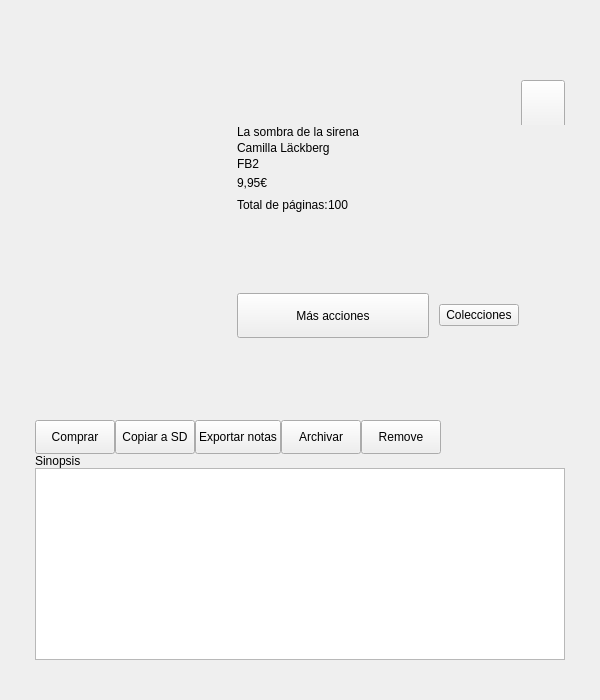
<?xml version="1.0" encoding="UTF-8"?>
<ui version="4.0">
 <class>ViewerBookSummary</class>
 <widget class="QWidget" name="ViewerBookSummary">
  <property name="geometry">
   <rect>
    <x>0</x>
    <y>0</y>
    <width>600</width>
    <height>700</height>
   </rect>
  </property>
  <property name="minimumSize">
   <size>
    <width>600</width>
    <height>700</height>
   </size>
  </property>
  <property name="maximumSize">
   <size>
    <width>600</width>
    <height>700</height>
   </size>
  </property>
  <property name="windowTitle">
   <string>Form</string>
  </property>
  <property name="styleSheet">
   <string notr="true"/>
  </property>
  <layout class="QHBoxLayout" name="horizontalLayout_3">
   <property name="spacing">
    <number>0</number>
   </property>
   <property name="margin">
    <number>0</number>
   </property>
   <item>
    <spacer name="horizontalSpacer_5">
     <property name="orientation">
      <enum>Qt::Horizontal</enum>
     </property>
     <property name="sizeHint" stdset="0">
      <size>
       <width>40</width>
       <height>20</height>
      </size>
     </property>
    </spacer>
   </item>
   <item>
    <widget class="QWidget" name="ViewerBookSummaryCont" native="true">
     <layout class="QVBoxLayout" name="ViewerBookSummaryCont5">
      <property name="spacing">
       <number>0</number>
      </property>
      <property name="margin">
       <number>0</number>
      </property>
      <item>
       <spacer name="verticalSpacer">
        <property name="orientation">
         <enum>Qt::Vertical</enum>
        </property>
        <property name="sizeHint" stdset="0">
         <size>
          <width>20</width>
          <height>40</height>
         </size>
        </property>
       </spacer>
      </item>
      <item>
       <widget class="QFrame" name="popupCont">
        <property name="minimumSize">
         <size>
          <width>530</width>
          <height>620</height>
         </size>
        </property>
        <property name="maximumSize">
         <size>
          <width>530</width>
          <height>620</height>
         </size>
        </property>
        <layout class="QVBoxLayout" name="verticalLayout">
         <property name="spacing">
          <number>0</number>
         </property>
         <property name="margin">
          <number>0</number>
         </property>
         <item>
          <widget class="QFrame" name="headerPopup">
           <property name="minimumSize">
            <size>
             <width>0</width>
             <height>45</height>
            </size>
           </property>
           <property name="maximumSize">
            <size>
             <width>16777215</width>
             <height>45</height>
            </size>
           </property>
           <property name="styleSheet">
            <string notr="true"/>
           </property>
           <layout class="QHBoxLayout" name="horizontalLayout">
            <property name="spacing">
             <number>0</number>
            </property>
            <property name="margin">
             <number>0</number>
            </property>
            <item>
             <spacer name="horizontalSpacer">
              <property name="orientation">
               <enum>Qt::Horizontal</enum>
              </property>
              <property name="sizeHint" stdset="0">
               <size>
                <width>40</width>
                <height>20</height>
               </size>
              </property>
             </spacer>
            </item>
            <item>
             <widget class="QPushButton" name="closeBtn">
              <property name="sizePolicy">
               <sizepolicy hsizetype="Minimum" vsizetype="Preferred">
                <horstretch>0</horstretch>
                <verstretch>0</verstretch>
               </sizepolicy>
              </property>
              <property name="minimumSize">
               <size>
                <width>44</width>
                <height>59</height>
               </size>
              </property>
              <property name="maximumSize">
               <size>
                <width>44</width>
                <height>59</height>
               </size>
              </property>
              <property name="text">
               <string/>
              </property>
             </widget>
            </item>
           </layout>
          </widget>
         </item>
         <item>
          <widget class="QWidget" name="bookSummaryActions" native="true">
           <property name="sizePolicy">
            <sizepolicy hsizetype="Expanding" vsizetype="Expanding">
             <horstretch>0</horstretch>
             <verstretch>0</verstretch>
            </sizepolicy>
           </property>
           <layout class="QHBoxLayout" name="horizontalLayout_2">
            <property name="spacing">
             <number>0</number>
            </property>
            <property name="margin">
             <number>0</number>
            </property>
            <item>
             <widget class="QWidget" name="coverCont" native="true">
              <layout class="QGridLayout" name="gridLayout_2">
               <property name="margin">
                <number>0</number>
               </property>
               <property name="spacing">
                <number>0</number>
               </property>
               <item row="3" column="1">
                <widget class="QLabel" name="bottomCenterLbl">
                 <property name="sizePolicy">
                  <sizepolicy hsizetype="Expanding" vsizetype="Expanding">
                   <horstretch>0</horstretch>
                   <verstretch>0</verstretch>
                  </sizepolicy>
                 </property>
                 <property name="text">
                  <string/>
                 </property>
                 <property name="indent">
                  <number>0</number>
                 </property>
                </widget>
               </item>
               <item row="5" column="0">
                <spacer name="verticalSpacer_4">
                 <property name="orientation">
                  <enum>Qt::Vertical</enum>
                 </property>
                 <property name="sizeHint" stdset="0">
                  <size>
                   <width>5</width>
                   <height>40</height>
                  </size>
                 </property>
                </spacer>
               </item>
               <item row="5" column="2">
                <spacer name="verticalSpacer_8">
                 <property name="orientation">
                  <enum>Qt::Vertical</enum>
                 </property>
                 <property name="sizeHint" stdset="0">
                  <size>
                   <width>20</width>
                   <height>40</height>
                  </size>
                 </property>
                </spacer>
               </item>
               <item row="2" column="2">
                <widget class="QLabel" name="centerRightLbl">
                 <property name="sizePolicy">
                  <sizepolicy hsizetype="Expanding" vsizetype="Expanding">
                   <horstretch>0</horstretch>
                   <verstretch>0</verstretch>
                  </sizepolicy>
                 </property>
                 <property name="minimumSize">
                  <size>
                   <width>30</width>
                   <height>175</height>
                  </size>
                 </property>
                 <property name="text">
                  <string/>
                 </property>
                 <property name="indent">
                  <number>0</number>
                 </property>
                </widget>
               </item>
               <item row="4" column="0">
                <spacer name="verticalSpacer_2">
                 <property name="orientation">
                  <enum>Qt::Vertical</enum>
                 </property>
                 <property name="sizeType">
                  <enum>QSizePolicy::Fixed</enum>
                 </property>
                 <property name="sizeHint" stdset="0">
                  <size>
                   <width>5</width>
                   <height>5</height>
                  </size>
                 </property>
                </spacer>
               </item>
               <item row="1" column="2">
                <widget class="QLabel" name="topRightLbl">
                 <property name="sizePolicy">
                  <sizepolicy hsizetype="Expanding" vsizetype="Expanding">
                   <horstretch>0</horstretch>
                   <verstretch>0</verstretch>
                  </sizepolicy>
                 </property>
                 <property name="minimumSize">
                  <size>
                   <width>30</width>
                   <height>9</height>
                  </size>
                 </property>
                 <property name="text">
                  <string/>
                 </property>
                 <property name="indent">
                  <number>0</number>
                 </property>
                </widget>
               </item>
               <item row="5" column="1">
                <spacer name="verticalSpacer_5">
                 <property name="orientation">
                  <enum>Qt::Vertical</enum>
                 </property>
                 <property name="sizeHint" stdset="0">
                  <size>
                   <width>20</width>
                   <height>40</height>
                  </size>
                 </property>
                </spacer>
               </item>
               <item row="3" column="2">
                <widget class="QLabel" name="bottomRightLbl">
                 <property name="sizePolicy">
                  <sizepolicy hsizetype="Expanding" vsizetype="Expanding">
                   <horstretch>0</horstretch>
                   <verstretch>0</verstretch>
                  </sizepolicy>
                 </property>
                 <property name="minimumSize">
                  <size>
                   <width>30</width>
                   <height>13</height>
                  </size>
                 </property>
                 <property name="styleSheet">
                  <string notr="true"/>
                 </property>
                 <property name="text">
                  <string/>
                 </property>
                 <property name="indent">
                  <number>0</number>
                 </property>
                </widget>
               </item>
               <item row="2" column="0">
                <widget class="QLabel" name="centerLeftLbl">
                 <property name="sizePolicy">
                  <sizepolicy hsizetype="Expanding" vsizetype="Expanding">
                   <horstretch>0</horstretch>
                   <verstretch>0</verstretch>
                  </sizepolicy>
                 </property>
                 <property name="minimumSize">
                  <size>
                   <width>20</width>
                   <height>210</height>
                  </size>
                 </property>
                 <property name="text">
                  <string/>
                 </property>
                 <property name="indent">
                  <number>0</number>
                 </property>
                </widget>
               </item>
               <item row="1" column="1">
                <widget class="QLabel" name="topCenterLbl">
                 <property name="sizePolicy">
                  <sizepolicy hsizetype="Expanding" vsizetype="Expanding">
                   <horstretch>0</horstretch>
                   <verstretch>0</verstretch>
                  </sizepolicy>
                 </property>
                 <property name="text">
                  <string/>
                 </property>
                 <property name="indent">
                  <number>0</number>
                 </property>
                </widget>
               </item>
               <item row="4" column="1">
                <spacer name="verticalSpacer_6">
                 <property name="orientation">
                  <enum>Qt::Vertical</enum>
                 </property>
                 <property name="sizeType">
                  <enum>QSizePolicy::Fixed</enum>
                 </property>
                 <property name="sizeHint" stdset="0">
                  <size>
                   <width>20</width>
                   <height>5</height>
                  </size>
                 </property>
                </spacer>
               </item>
               <item row="2" column="1">
                <widget class="QWidget" name="cover" native="true">
                 <widget class="QLabel" name="coverLbl">
                  <property name="geometry">
                   <rect>
                    <x>0</x>
                    <y>0</y>
                    <width>140</width>
                    <height>210</height>
                   </rect>
                  </property>
                  <property name="text">
                   <string/>
                  </property>
                  <property name="alignment">
                   <set>Qt::AlignCenter</set>
                  </property>
                 </widget>
                 <widget class="QLabel" name="authorLbl">
                  <property name="geometry">
                   <rect>
                    <x>0</x>
                    <y>0</y>
                    <width>115</width>
                    <height>145</height>
                   </rect>
                  </property>
                  <property name="text">
                   <string/>
                  </property>
                  <property name="alignment">
                   <set>Qt::AlignCenter</set>
                  </property>
                 </widget>
                 <widget class="QLabel" name="titleLbl">
                  <property name="geometry">
                   <rect>
                    <x>0</x>
                    <y>0</y>
                    <width>115</width>
                    <height>135</height>
                   </rect>
                  </property>
                  <property name="text">
                   <string/>
                  </property>
                  <property name="alignment">
                   <set>Qt::AlignCenter</set>
                  </property>
                 </widget>
                </widget>
               </item>
               <item row="3" column="0">
                <widget class="QLabel" name="bottomLeftLbl">
                 <property name="sizePolicy">
                  <sizepolicy hsizetype="Expanding" vsizetype="Expanding">
                   <horstretch>0</horstretch>
                   <verstretch>0</verstretch>
                  </sizepolicy>
                 </property>
                 <property name="minimumSize">
                  <size>
                   <width>5</width>
                   <height>25</height>
                  </size>
                 </property>
                 <property name="text">
                  <string/>
                 </property>
                 <property name="indent">
                  <number>0</number>
                 </property>
                </widget>
               </item>
               <item row="1" column="0">
                <widget class="QLabel" name="topLeftLbl">
                 <property name="sizePolicy">
                  <sizepolicy hsizetype="Expanding" vsizetype="Expanding">
                   <horstretch>0</horstretch>
                   <verstretch>0</verstretch>
                  </sizepolicy>
                 </property>
                 <property name="minimumSize">
                  <size>
                   <width>5</width>
                   <height>15</height>
                  </size>
                 </property>
                 <property name="text">
                  <string/>
                 </property>
                 <property name="indent">
                  <number>0</number>
                 </property>
                </widget>
               </item>
               <item row="4" column="2">
                <spacer name="verticalSpacer_7">
                 <property name="orientation">
                  <enum>Qt::Vertical</enum>
                 </property>
                 <property name="sizeType">
                  <enum>QSizePolicy::Fixed</enum>
                 </property>
                 <property name="sizeHint" stdset="0">
                  <size>
                   <width>20</width>
                   <height>5</height>
                  </size>
                 </property>
                </spacer>
               </item>
              </layout>
             </widget>
            </item>
            <item>
             <spacer name="horizontalSpacer_4">
              <property name="orientation">
               <enum>Qt::Horizontal</enum>
              </property>
              <property name="sizeHint" stdset="0">
               <size>
                <width>40</width>
                <height>20</height>
               </size>
              </property>
             </spacer>
            </item>
            <item>
             <widget class="QWidget" name="bookSummaryDataContainer" native="true">
              <property name="sizePolicy">
               <sizepolicy hsizetype="Expanding" vsizetype="Expanding">
                <horstretch>0</horstretch>
                <verstretch>0</verstretch>
               </sizepolicy>
              </property>
              <layout class="QVBoxLayout" name="verticalLayout_3">
               <property name="spacing">
                <number>2</number>
               </property>
               <property name="leftMargin">
                <number>2</number>
               </property>
               <property name="topMargin">
                <number>0</number>
               </property>
               <property name="rightMargin">
                <number>4</number>
               </property>
               <property name="bottomMargin">
                <number>0</number>
               </property>
               <item>
                <widget class="QLabel" name="bookTitleLbl">
                 <property name="text">
                  <string>La sombra de la sirena</string>
                 </property>
                </widget>
               </item>
               <item>
                <widget class="QLabel" name="bookAuthorLbl">
                 <property name="text">
                  <string>Camilla Läckberg</string>
                 </property>
                </widget>
               </item>
               <item>
                <widget class="QLabel" name="formatLbl">
                 <property name="text">
                  <string>FB2</string>
                 </property>
                </widget>
               </item>
               <item>
                <widget class="QWidget" name="priceCont" native="true">
                 <layout class="QHBoxLayout" name="horizontalLayout_5">
                  <property name="spacing">
                   <number>0</number>
                  </property>
                  <property name="margin">
                   <number>0</number>
                  </property>
                  <item>
                   <widget class="QLabel" name="bookPriceLbl">
                    <property name="styleSheet">
                     <string notr="true"/>
                    </property>
                    <property name="text">
                     <string>9,95€</string>
                    </property>
                    <property name="indent">
                     <number>0</number>
                    </property>
                   </widget>
                  </item>
                  <item>
                   <spacer name="horizontalSpacer_3">
                    <property name="orientation">
                     <enum>Qt::Horizontal</enum>
                    </property>
                    <property name="sizeHint" stdset="0">
                     <size>
                      <width>40</width>
                      <height>20</height>
                     </size>
                    </property>
                   </spacer>
                  </item>
                 </layout>
                </widget>
               </item>
               <item>
                <widget class="QWidget" name="numberPagesCont" native="true">
                 <layout class="QHBoxLayout" name="horizontalLayout_4">
                  <property name="spacing">
                   <number>0</number>
                  </property>
                  <property name="margin">
                   <number>0</number>
                  </property>
                  <item>
                   <widget class="QLabel" name="textTotalPagesLbl">
                    <property name="text">
                     <string>Total de páginas:</string>
                    </property>
                   </widget>
                  </item>
                  <item>
                   <widget class="QLabel" name="numberTotalPagesLbl">
                    <property name="text">
                     <string>100</string>
                    </property>
                   </widget>
                  </item>
                  <item>
                   <spacer name="horizontalSpacer_7">
                    <property name="orientation">
                     <enum>Qt::Horizontal</enum>
                    </property>
                    <property name="sizeHint" stdset="0">
                     <size>
                      <width>40</width>
                      <height>20</height>
                     </size>
                    </property>
                   </spacer>
                  </item>
                 </layout>
                </widget>
               </item>
               <item>
                <spacer name="verticalSpacer_3">
                 <property name="orientation">
                  <enum>Qt::Vertical</enum>
                 </property>
                 <property name="sizeHint" stdset="0">
                  <size>
                   <width>20</width>
                   <height>40</height>
                  </size>
                 </property>
                </spacer>
               </item>
               <item>
                <widget class="QWidget" name="actionsContainer" native="true">
                 <layout class="QHBoxLayout" name="act">
                  <property name="spacing">
                   <number>0</number>
                  </property>
                  <property name="leftMargin">
                   <number>0</number>
                  </property>
                  <property name="topMargin">
                   <number>0</number>
                  </property>
                  <property name="rightMargin">
                   <number>2</number>
                  </property>
                  <property name="bottomMargin">
                   <number>0</number>
                  </property>
                  <item>
                   <widget class="QPushButton" name="moreActionsBtn">
                    <property name="minimumSize">
                     <size>
                      <width>192</width>
                      <height>45</height>
                     </size>
                    </property>
                    <property name="focusPolicy">
                     <enum>Qt::NoFocus</enum>
                    </property>
                    <property name="text">
                     <string>Más acciones</string>
                    </property>
                   </widget>
                  </item>
                  <item>
                   <spacer name="horizontalSpacer_9">
                    <property name="orientation">
                     <enum>Qt::Horizontal</enum>
                    </property>
                    <property name="sizeType">
                     <enum>QSizePolicy::Fixed</enum>
                    </property>
                    <property name="sizeHint" stdset="0">
                     <size>
                      <width>10</width>
                      <height>20</height>
                     </size>
                    </property>
                   </spacer>
                  </item>
                  <item>
                   <widget class="SilentQPushButton" name="addToCollectionBtn">
                    <property name="text">
                     <string>Colecciones</string>
                    </property>
                   </widget>
                  </item>
                  <item>
                   <spacer name="horizontalSpacer_2">
                    <property name="orientation">
                     <enum>Qt::Horizontal</enum>
                    </property>
                    <property name="sizeHint" stdset="0">
                     <size>
                      <width>40</width>
                      <height>20</height>
                     </size>
                    </property>
                   </spacer>
                  </item>
                 </layout>
                </widget>
               </item>
               <item>
                <spacer name="verticalSpacer_9">
                 <property name="orientation">
                  <enum>Qt::Vertical</enum>
                 </property>
                 <property name="sizeHint" stdset="0">
                  <size>
                   <width>20</width>
                   <height>40</height>
                  </size>
                 </property>
                </spacer>
               </item>
               <item>
                <widget class="QLabel" name="spacerBottomLbl">
                 <property name="minimumSize">
                  <size>
                   <width>0</width>
                   <height>4</height>
                  </size>
                 </property>
                 <property name="maximumSize">
                  <size>
                   <width>16777215</width>
                   <height>4</height>
                  </size>
                 </property>
                 <property name="text">
                  <string/>
                 </property>
                </widget>
               </item>
              </layout>
             </widget>
            </item>
           </layout>
          </widget>
         </item>
         <item>
          <widget class="QWidget" name="bookActionsCont" native="true">
           <layout class="QHBoxLayout" name="horizontalLayout_9">
            <property name="spacing">
             <number>0</number>
            </property>
            <property name="margin">
             <number>0</number>
            </property>
            <item>
             <widget class="SilentQPushButton" name="buyBookBtn">
              <property name="sizePolicy">
               <sizepolicy hsizetype="Minimum" vsizetype="Expanding">
                <horstretch>0</horstretch>
                <verstretch>0</verstretch>
               </sizepolicy>
              </property>
              <property name="focusPolicy">
               <enum>Qt::NoFocus</enum>
              </property>
              <property name="text">
               <string>Comprar</string>
              </property>
             </widget>
            </item>
            <item>
             <widget class="QPushButton" name="copyToSDBtn">
              <property name="sizePolicy">
               <sizepolicy hsizetype="Minimum" vsizetype="Expanding">
                <horstretch>0</horstretch>
                <verstretch>0</verstretch>
               </sizepolicy>
              </property>
              <property name="focusPolicy">
               <enum>Qt::NoFocus</enum>
              </property>
              <property name="text">
               <string>Copiar a SD</string>
              </property>
             </widget>
            </item>
            <item>
             <widget class="QPushButton" name="exportNotesBtn">
              <property name="sizePolicy">
               <sizepolicy hsizetype="Minimum" vsizetype="Expanding">
                <horstretch>0</horstretch>
                <verstretch>0</verstretch>
               </sizepolicy>
              </property>
              <property name="focusPolicy">
               <enum>Qt::NoFocus</enum>
              </property>
              <property name="text">
               <string>Exportar notas</string>
              </property>
             </widget>
            </item>
            <item>
             <widget class="QPushButton" name="archiveBtn">
              <property name="sizePolicy">
               <sizepolicy hsizetype="Minimum" vsizetype="Expanding">
                <horstretch>0</horstretch>
                <verstretch>0</verstretch>
               </sizepolicy>
              </property>
              <property name="text">
               <string>Archivar</string>
              </property>
             </widget>
            </item>
            <item>
             <widget class="QPushButton" name="removeBtn">
              <property name="sizePolicy">
               <sizepolicy hsizetype="Minimum" vsizetype="Expanding">
                <horstretch>0</horstretch>
                <verstretch>0</verstretch>
               </sizepolicy>
              </property>
              <property name="focusPolicy">
               <enum>Qt::NoFocus</enum>
              </property>
              <property name="text">
               <string>Remove</string>
              </property>
             </widget>
            </item>
            <item>
             <spacer name="horizontalSpacer_8">
              <property name="orientation">
               <enum>Qt::Horizontal</enum>
              </property>
              <property name="sizeHint" stdset="0">
               <size>
                <width>40</width>
                <height>20</height>
               </size>
              </property>
             </spacer>
            </item>
           </layout>
          </widget>
         </item>
         <item>
          <widget class="QLabel" name="synopsisLbl">
           <property name="text">
            <string>Sinopsis</string>
           </property>
          </widget>
         </item>
         <item>
          <widget class="bqQTextBrowser" name="summaryTextBrowser">
           <property name="minimumSize">
            <size>
             <width>0</width>
             <height>182</height>
            </size>
           </property>
           <property name="styleSheet">
            <string notr="true"/>
           </property>
           <property name="lineWidth">
            <number>1</number>
           </property>
           <property name="html">
            <string>&lt;!DOCTYPE HTML PUBLIC &quot;-//W3C//DTD HTML 4.0//EN&quot; &quot;http://www.w3.org/TR/REC-html40/strict.dtd&quot;&gt;
&lt;html&gt;&lt;head&gt;&lt;meta name=&quot;qrichtext&quot; content=&quot;1&quot; /&gt;&lt;style type=&quot;text/css&quot;&gt;
p, li { white-space: pre-wrap; }
&lt;/style&gt;&lt;/head&gt;&lt;body style=&quot; font-family:'Ubuntu'; font-size:11pt; font-weight:400; font-style:normal;&quot;&gt;
&lt;p style=&quot;-qt-paragraph-type:empty; margin-top:0px; margin-bottom:0px; margin-left:0px; margin-right:0px; -qt-block-indent:0; text-indent:0px; font-size:22px;&quot;&gt;&lt;br /&gt;&lt;/p&gt;&lt;/body&gt;&lt;/html&gt;</string>
           </property>
           <property name="cursorWidth">
            <number>1</number>
           </property>
           <property name="textInteractionFlags">
            <set>Qt::NoTextInteraction</set>
           </property>
          </widget>
         </item>
         <item>
          <widget class="ViewerVerticalPagerPopup" name="VerticalPager" native="true">
           <property name="minimumSize">
            <size>
             <width>0</width>
             <height>40</height>
            </size>
           </property>
          </widget>
         </item>
        </layout>
       </widget>
      </item>
      <item>
       <widget class="QWidget" name="arrowCont" native="true">
        <property name="maximumSize">
         <size>
          <width>16777215</width>
          <height>19</height>
         </size>
        </property>
        <widget class="QLabel" name="bottomArrowLbl">
         <property name="geometry">
          <rect>
           <x>0</x>
           <y>0</y>
           <width>165</width>
           <height>17</height>
          </rect>
         </property>
         <property name="text">
          <string/>
         </property>
         <property name="indent">
          <number>0</number>
         </property>
        </widget>
       </widget>
      </item>
      <item>
       <widget class="QFrame" name="expandingViewerPopup">
        <property name="frameShape">
         <enum>QFrame::StyledPanel</enum>
        </property>
        <property name="frameShadow">
         <enum>QFrame::Raised</enum>
        </property>
       </widget>
      </item>
     </layout>
    </widget>
   </item>
   <item>
    <spacer name="horizontalSpacer_6">
     <property name="orientation">
      <enum>Qt::Horizontal</enum>
     </property>
     <property name="sizeHint" stdset="0">
      <size>
       <width>40</width>
       <height>20</height>
      </size>
     </property>
    </spacer>
   </item>
  </layout>
 </widget>
 <customwidgets>
  <customwidget>
   <class>ViewerVerticalPagerPopup</class>
   <extends>QWidget</extends>
   <header>ViewerVerticalPagerPopup.h</header>
   <container>1</container>
  </customwidget>
  <customwidget>
   <class>SilentQPushButton</class>
   <extends>QPushButton</extends>
   <header>SilentQPushButton.h</header>
  </customwidget>
  <customwidget>
   <class>bqQTextBrowser</class>
   <extends>QTextBrowser</extends>
   <header location="global">bqQTextBrowser.h</header>
  </customwidget>
 </customwidgets>
 <resources>
  <include location="../Viewer800.qrc"/>
 </resources>
 <connections/>
</ui>
